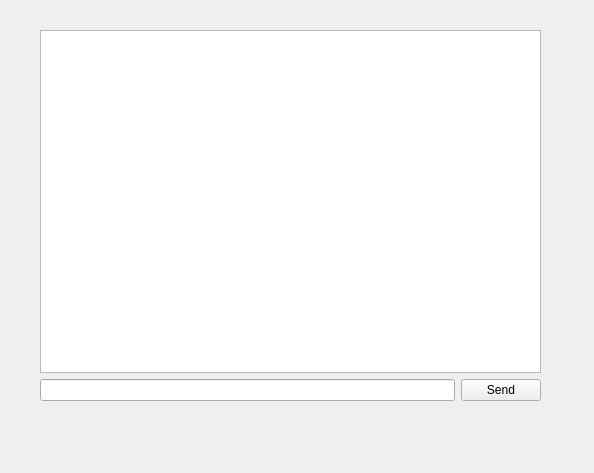
<?xml version="1.0" encoding="UTF-8"?>
<ui version="4.0">
 <class>FormTask</class>
 <widget class="QWidget" name="FormTask">
  <property name="geometry">
   <rect>
    <x>0</x>
    <y>0</y>
    <width>594</width>
    <height>473</height>
   </rect>
  </property>
  <property name="windowTitle">
   <string>Form</string>
  </property>
  <widget class="QWidget" name="layoutWidget">
   <property name="geometry">
    <rect>
     <x>40</x>
     <y>30</y>
     <width>501</width>
     <height>371</height>
    </rect>
   </property>
   <layout class="QVBoxLayout" name="verticalLayout">
    <item>
     <widget class="QTextBrowser" name="textBrowser_Task"/>
    </item>
    <item>
     <layout class="QHBoxLayout" name="horizontalLayout">
      <item>
       <widget class="QLineEdit" name="lineEdit_answer"/>
      </item>
      <item>
       <widget class="QPushButton" name="pushButton_Send">
        <property name="text">
         <string>Send</string>
        </property>
       </widget>
      </item>
     </layout>
    </item>
   </layout>
  </widget>
 </widget>
 <resources/>
 <connections/>
</ui>
